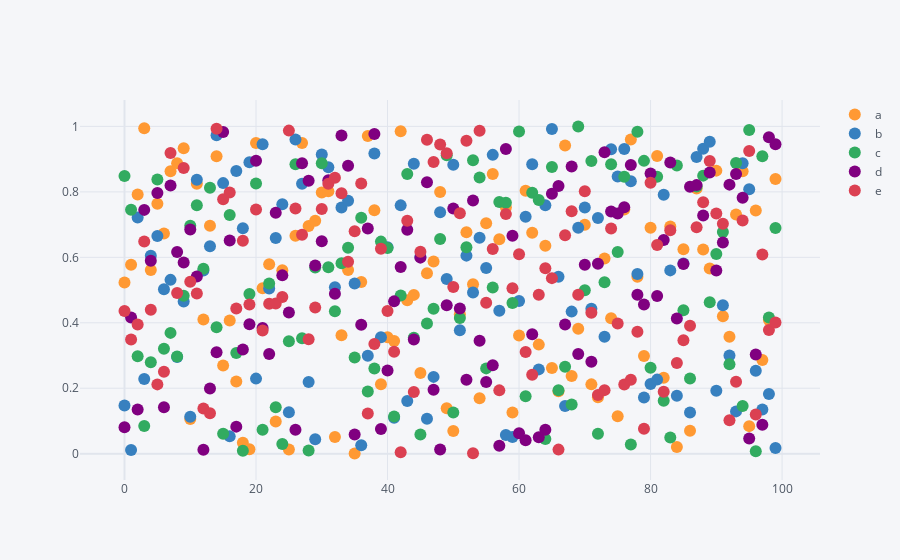

Notebook cell for this chart:
### Code cell
df.iplot(kind='scatter',mode='markers')
